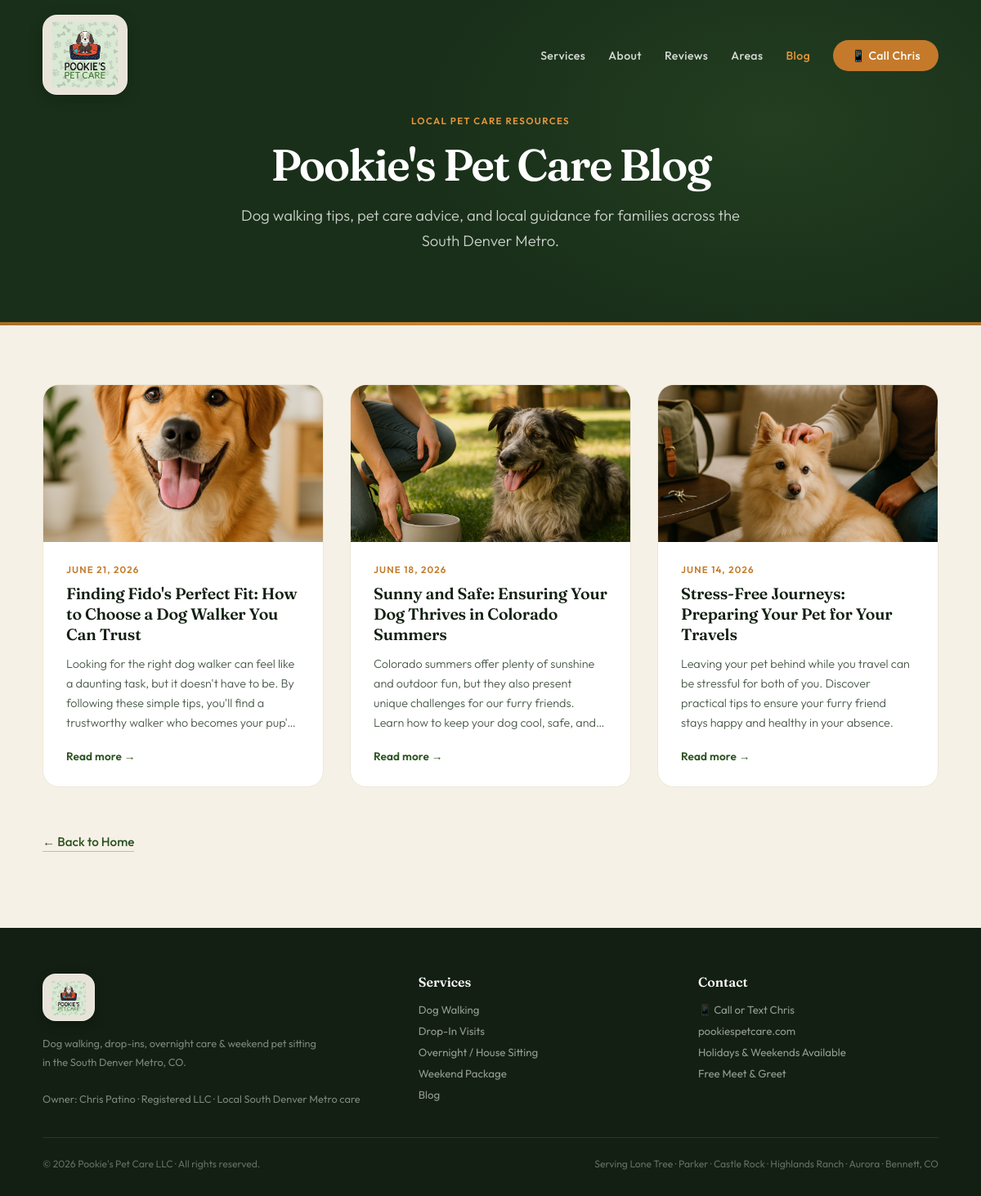
Page /blog on the committed database.
### tables this page shows
CREATE TABLE blog_posts (
            id             INTEGER PRIMARY KEY AUTOINCREMENT,
            title          TEXT NOT NULL,
            slug           TEXT UNIQUE NOT NULL,
            content        TEXT NOT NULL,
            excerpt        TEXT,
            created_at     TIMESTAMP DEFAULT CURRENT_TIMESTAMP,
            published      INTEGER DEFAULT 1
        , image_filename TEXT);

### app.py (the view)
@app.route('/blog')
def blog():
    conn = get_db_connection()
    posts = conn.execute(
        'SELECT * FROM blog_posts WHERE published = 1 ORDER BY created_at DESC'
    ).fetchall()
    conn.close()
    return render_template('blog.html', posts=posts)

### app.py (called while the page is built)
def get_blog_image_filename(image_filename):
    if image_filename:
        img_path = os.path.join('static', 'blog_images', image_filename)
        if os.path.isfile(img_path):
            return image_filename
    fallback_path = os.path.join('static', 'blog_images', BLOG_DEFAULT_IMAGE)
    if os.path.isfile(fallback_path):
        return BLOG_DEFAULT_IMAGE
    return image_filename or BLOG_DEFAULT_IMAGE

@app.context_processor
def blog_context():
    return {
        'blog_image': get_blog_image_filename,
        'blog_default_alt': BLOG_DEFAULT_ALT,
    }

def get_db_connection():
    conn = sqlite3.connect('blog.db')
    conn.row_factory = sqlite3.Row  # lets us do post['title'] instead of post[0]
    return conn

@app.template_filter('format_date')
def format_date(value):
    if value is None:
        return ''
    if isinstance(value, str):
        value = value[:10]  # slice off just the YYYY-MM-DD portion
        dt = datetime.datetime.strptime(value, '%Y-%m-%d')
    else:
        dt = value
    return dt.strftime('%B %-d, %Y')  # %-d removes the leading zero (Linux/Mac only)

### templates/blog.html (shortened to what this page needs)
<!DOCTYPE html>
<html lang="en">
<head>
</head>
<body>
<nav id="nav">
  <a href="/" class="nav-logo">
    <span class="logo-badge logo-badge-nav">
      <img src="{{ url_for('static', filename='pookies-logo.png') }}" alt="Pookie's Pet Care" />
    </span>
  </a>
  <ul class="nav-links" id="navLinks">
    <li><a href="/#services">Services</a></li>
    <li><a href="/#about">About</a></li>
    <li><a href="/#reviews">Reviews</a></li>
    <li><a href="/#areas">Areas</a></li>
    <li><a href="/blog" style="color: var(--amber-lt);">Blog</a></li>
    <li><a href="#" class="nav-cta phone-link">📱 Call Chris</a></li>
  </ul>
</nav>
<div class="blog-hero">
  <div class="blog-hero-inner">
    <p class="label">Local Pet Care Resources</p>
    <h1>Pookie's Pet Care Blog</h1>
    <p class="blog-hero-sub">Dog walking tips, pet care advice, and local guidance for families across the South Denver Metro.</p>
  </div>
</div>
<section class="blog-list-sec">
  <div class="blog-list-inner">
    {% if posts %}
      <div class="blog-grid">
        {% for post in posts %}
        {% set img = blog_image(post['image_filename']) %}
        <article class="blog-card">
          <div class="blog-card-img-wrap">
            <img class="blog-card-img"
                 src="{{ url_for('static', filename='blog_images/' + img) }}"
                 alt="{{ post['title'] }}"
                 loading="lazy">
          </div>
          <div class="blog-card-body">
            <div class="blog-card-date">{{ post['created_at'] | format_date }}</div>
            <h2 class="blog-card-title">
              <a href="/blog/{{ post['id'] }}">{{ post['title'] }}</a>
            </h2>
            <p class="blog-card-excerpt">{{ post['excerpt'] }}</p>
            <a href="/blog/{{ post['id'] }}" class="blog-card-link">Read more →</a>
          </div>
        </article>
        {% endfor %}
      </div>
    {% else %}
      <div class="blog-empty">
        <p>Check back soon — our first post is on its way! 🐾</p>
      </div>
    {% endif %}
    <div class="blog-back">
      <a href="/" class="btn-ghost">← Back to Home</a>
    </div>
  </div>
</section>
<footer>
  <div class="footer-grid">
    <div>
      <span class="logo-badge logo-badge-footer footer-logo-wrap">
        <img src="{{ url_for('static', filename='pookies-logo.png') }}" alt="Pookie's Pet Care" />
      </span>
      <p class="footer-text">
        Dog walking, drop-ins, overnight care &amp; weekend pet sitting<br>
        in the South Denver Metro, CO.<br><br>
        Owner: Chris Patino · Registered LLC · Local South Denver Metro care
      </p>
    </div>
    <div>
      <div class="footer-col-title">Services</div>
      <ul class="footer-links">
        <li><a href="/#services">Dog Walking</a></li>
        <li><a href="/#services">Drop-In Visits</a></li>
        <li><a href="/#services">Overnight / House Sitting</a></li>
        <li><a href="/#services">Weekend Package</a></li>
        <li><a href="/blog">Blog</a></li>
      </ul>
    </div>
    <div>
      <div class="footer-col-title">Contact</div>
      <ul class="footer-links">
        <li><a href="#" class="phone-link">📱 Call or Text Chris</a></li>
        <li><a href="https://pookiespetcare.com">pookiespetcare.com</a></li>
        <li>Holidays &amp; Weekends Available</li>
        <li>Free Meet &amp; Greet</li>
      </ul>
    </div>
  </div>
  <div class="footer-bottom">
    <span>© <span id="yr"></span> Pookie's Pet Care LLC · All rights reserved.</span>
    <span>Serving Lone Tree · Parker · Castle Rock · Highlands Ranch · Aurora · Bennett, CO</span>
  </div>
</footer>
</body>
</html>

### rows in the picture
blog_posts: shows a picture, created_at "JUNE 21, 2026", title "Finding Fido's Perfect Fit: How to Choose a Dog Walker You Can Trust", excerpt "Looking for the right dog walker can feel like a daunting task, but it doesn't have to be. By following these simple tips, you'll find a trustworthy walker who becomes your…"
blog_posts: image_filename (picture), created_at "JUNE 18, 2026", title "Sunny and Safe: Ensuring Your Dog Thrives in Colorado Summers", excerpt "Colorado summers offer plenty of sunshine and outdoor fun, but they also present unique challenges for our furry friends. Learn how to keep your dog cool, safe,…"
blog_posts: image_filename (picture), created_at "JUNE 14, 2026", title "Stress-Free Journeys: Preparing Your Pet for Your Travels", excerpt "Leaving your pet behind while you travel can be stressful for both of you. Discover practical tips to ensure your furry friend stays happy and healthy in your absence."
